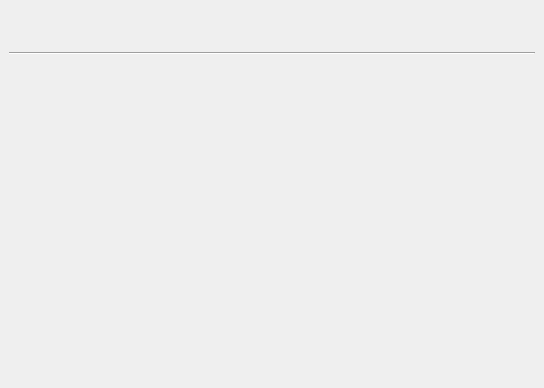
<?xml version="1.0" encoding="UTF-8"?>
<ui version="4.0">
 <class>Form</class>
 <widget class="QWidget" name="Form">
  <property name="geometry">
   <rect>
    <x>0</x>
    <y>0</y>
    <width>544</width>
    <height>388</height>
   </rect>
  </property>
  <property name="windowTitle">
   <string>Form</string>
  </property>
  <layout class="QVBoxLayout" name="verticalLayout_2">
   <property name="spacing">
    <number>0</number>
   </property>
   <property name="leftMargin">
    <number>0</number>
   </property>
   <property name="topMargin">
    <number>0</number>
   </property>
   <property name="rightMargin">
    <number>0</number>
   </property>
   <property name="bottomMargin">
    <number>0</number>
   </property>
   <item>
    <widget class="QScrollArea" name="scrollArea">
     <property name="minimumSize">
      <size>
       <width>400</width>
       <height>100</height>
      </size>
     </property>
     <property name="frameShape">
      <enum>QFrame::NoFrame</enum>
     </property>
     <property name="frameShadow">
      <enum>QFrame::Plain</enum>
     </property>
     <property name="lineWidth">
      <number>0</number>
     </property>
     <property name="sizeAdjustPolicy">
      <enum>QAbstractScrollArea::AdjustToContents</enum>
     </property>
     <property name="widgetResizable">
      <bool>true</bool>
     </property>
     <property name="alignment">
      <set>Qt::AlignLeading|Qt::AlignLeft|Qt::AlignTop</set>
     </property>
     <widget class="QWidget" name="record_content_widget">
      <property name="geometry">
       <rect>
        <x>0</x>
        <y>0</y>
        <width>544</width>
        <height>388</height>
       </rect>
      </property>
      <layout class="QVBoxLayout" name="record_content">
       <item>
        <layout class="QFormLayout" name="record_info"/>
       </item>
       <item>
        <widget class="QFrame" name="record_actions_frame">
         <property name="frameShape">
          <enum>QFrame::NoFrame</enum>
         </property>
         <property name="frameShadow">
          <enum>QFrame::Plain</enum>
         </property>
         <property name="lineWidth">
          <number>0</number>
         </property>
         <layout class="QHBoxLayout" name="record_actions">
          <item>
           <spacer name="horizontalSpacer">
            <property name="orientation">
             <enum>Qt::Horizontal</enum>
            </property>
            <property name="sizeHint" stdset="0">
             <size>
              <width>377</width>
              <height>19</height>
             </size>
            </property>
           </spacer>
          </item>
         </layout>
        </widget>
       </item>
       <item>
        <widget class="Line" name="line">
         <property name="orientation">
          <enum>Qt::Horizontal</enum>
         </property>
        </widget>
       </item>
       <item>
        <spacer name="verticalSpacer">
         <property name="orientation">
          <enum>Qt::Vertical</enum>
         </property>
         <property name="sizeHint" stdset="0">
          <size>
           <width>20</width>
           <height>40</height>
          </size>
         </property>
        </spacer>
       </item>
      </layout>
     </widget>
    </widget>
   </item>
  </layout>
 </widget>
 <resources/>
 <connections/>
</ui>
